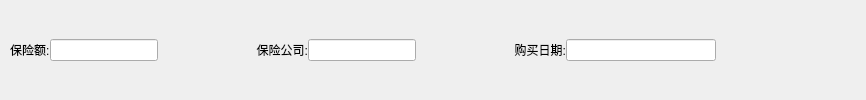
        <widget class="QWidget" name="widget_18" native="true">
         <layout class="QHBoxLayout" name="horizontalLayout_18">
          <property name="spacing">
           <number>0</number>
          </property>
          <property name="leftMargin">
           <number>10</number>
          </property>
          <property name="topMargin">
           <number>0</number>
          </property>
          <property name="rightMargin">
           <number>0</number>
          </property>
          <property name="bottomMargin">
           <number>0</number>
          </property>
          <item>
           <widget class="QLabel" name="label_40">
            <property name="maximumSize">
             <size>
              <width>50</width>
              <height>16777215</height>
             </size>
            </property>
            <property name="text">
             <string>保险额:</string>
            </property>
           </widget>
          </item>
          <item>
           <widget class="QLineEdit" name="lineEdit_36">
            <property name="maximumSize">
             <size>
              <width>150</width>
              <height>16777215</height>
             </size>
            </property>
           </widget>
          </item>
          <item>
           <widget class="QLabel" name="label_41">
            <property name="minimumSize">
             <size>
              <width>150</width>
              <height>0</height>
             </size>
            </property>
            <property name="maximumSize">
             <size>
              <width>150</width>
              <height>16777215</height>
             </size>
            </property>
            <property name="text">
             <string>保险公司:</string>
            </property>
            <property name="alignment">
             <set>Qt::AlignRight|Qt::AlignTrailing|Qt::AlignVCenter</set>
            </property>
           </widget>
          </item>
          <item>
           <widget class="QLineEdit" name="lineEdit_37">
            <property name="maximumSize">
             <size>
              <width>150</width>
              <height>16777215</height>
             </size>
            </property>
           </widget>
          </item>
          <item>
           <widget class="QLabel" name="label_42">
            <property name="minimumSize">
             <size>
              <width>150</width>
              <height>0</height>
             </size>
            </property>
            <property name="maximumSize">
             <size>
              <width>150</width>
              <height>16777215</height>
             </size>
            </property>
            <property name="text">
             <string>购买日期:</string>
            </property>
            <property name="alignment">
             <set>Qt::AlignRight|Qt::AlignTrailing|Qt::AlignVCenter</set>
            </property>
           </widget>
          </item>
          <item>
           <widget class="QLineEdit" name="lineEdit_38">
            <property name="minimumSize">
             <size>
              <width>150</width>
              <height>0</height>
             </size>
            </property>
            <property name="maximumSize">
             <size>
              <width>150</width>
              <height>16777215</height>
             </size>
            </property>
           </widget>
          </item>
          <item>
           <spacer name="horizontalSpacer_20">
            <property name="orientation">
             <enum>Qt::Horizontal</enum>
            </property>
            <property name="sizeType">
             <enum>QSizePolicy::Maximum</enum>
            </property>
            <property name="sizeHint" stdset="0">
             <size>
              <width>150</width>
              <height>20</height>
             </size>
            </property>
           </spacer>
          </item>
         </layout>
        </widget>
